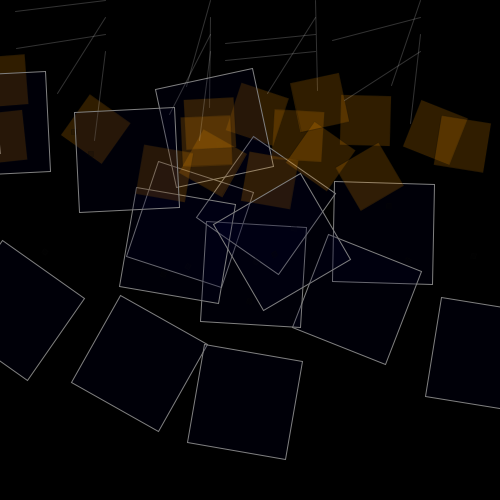
Frame 1 (no input)
Frame 60 (the mouse pressed at the canvas centre just before this capture): identical to frame 1, image omitted
Frame 120 (the mouse held since frame 60 and released just before this capture): identical to frame 1, image omitted

The Processing sketch that drew this single still picture (run headless with seeded random() and noise(); from frame 60 on, the mouse is pressed at the canvas centre):

// Processing sketch: processing_38106
// ── processing_38106.pde

void setup() {
  size (500, 500);
  background(0);

  smooth();

  pointythingy (random(20), random(30));
}

int margin =50;//scale
int spacing = 105;//number of objects--larger is like a zoom factor-more objects

void pointythingy (float a, float b) {

  for (int y=margin; y< height-margin; y+=spacing) {

    pushMatrix();

    for (int x=margin; x<width-margin; x+=spacing) {//concept is to draw one and then it is copied multiple times
      translate(spacing, 0/4);//y origin

      stroke (128);//line color
      fill (mouseX, mouseY, 42, 50);//fill and transparency
      pushMatrix();
      rotate(radians(random (360/4)));//area of entire circle is used divided into 4 quadrants

      rect (random(0, 100), random(100, 300), spacing-5, spacing-5);//object 1

      stroke(random(-2));
      stroke(5, 5, 5, 50);
      fill (245, 146, mouseY, 50);
      rect (random(25, 75), random(65, 100), (spacing-5)/2, 50);//object2

      fill (5, 50);
      rect (random(75, 100), random(200, 250), 5, 5);//object3

      stroke(-2, 50);
      line (random(5, 5), random(90, 90), 0, 0);//object4

      popMatrix();
    }
    popMatrix();//resets origin to 0
    translate (0, spacing/6);
  }
}

void draw() {
}

void mousePressed() {
  pointythingy(mouseX, mouseY);
}

//This design was created upon seeing images from the cracked mud that are 
//prominent in the current Texas drought. These images convey a sense of organic free
//flowing forms within a particular organic grid order.

//Jared Tarbel conveyed a similar design element in his "substrate" series by using a 
//solid series of squares oriented in multiple directions with shading. Another element in 
//this series was a strong figure to background relationship.

//For my design I wanted to weave together a free flowing element with a sense of order, while
//not sacrificing the negative or background space.
///Ultimately it will be the user that will create the final outcome. As one "clicks"
//on each of the four quadrants the colors of the composition will change.


//Drought:
//http://thumbs.dreamstime.com/thumblarge_281/1213882071pHqmGY.jpg

//Tarbel:
//http://www.complexification.net/gallery/machines/substrate/substrate0001.jpg] />

//This version needed to be revised to meet studio guidelines. Yet the intent remains the same.
